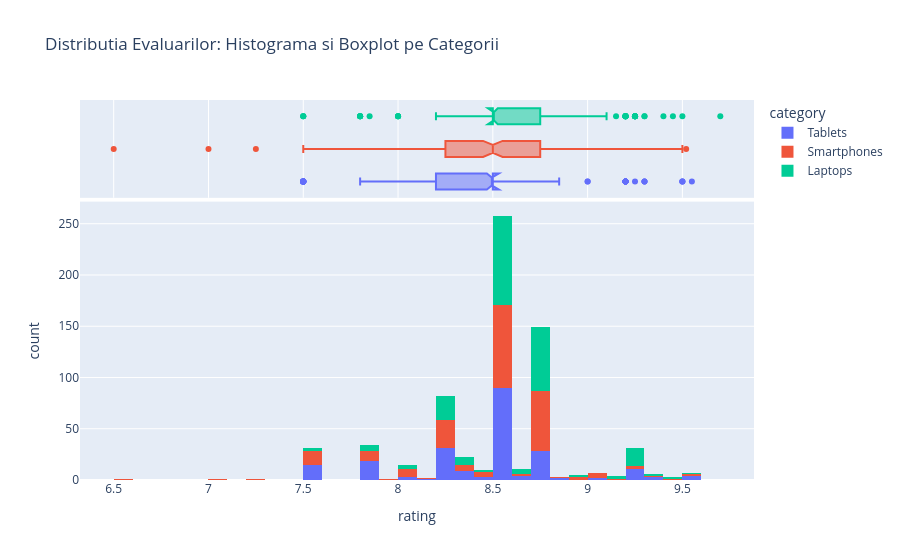

The notebook cell saved with this chart:
### Code cell
# Evaluarile Utilizatorilor (Histogram + Boxplot)
fig_dist = px.histogram(df_focus, x='rating', color='category', 
                   marginal='box',
                   title='Distributia Evaluarilor: Histograma si Boxplot pe Categorii',
                   hover_data=df_focus.columns)
fig_dist.show()

### Figure 1 — Plotly figure (JSON) as saved in the notebook; plotly's stock layout.template omitted (floating-point values rounded to 4 significant figures; data arrays with more than 128 entries replaced by an {"elided": "..."} marker saying what was removed)
{"data": [{"bingroup": "x", "hovertemplate": "category=Tablets<br>rating=%{x}<br>count=%{y}<extra></extra>", "legendgroup": "Tablets", "marker": {"color": "#636efa", "pattern": {"shape": ""}}, "name": "Tablets", "orientation": "v", "showlegend": true, "type": "histogram", "x": {"elided": "225 float values"}, "xaxis": "x", "yaxis": "y"}, {"customdata": {"elided": "225x10 mixed values"}, "hovertemplate": "category=%{customdata[1]}<br>rating=%{x}<br>product_name=%{customdata[0]}<br>price=%{customdata[2]}<br>quantity_in_stock=%{customdata[3]}<br>quantity_sold=%{customdata[4]}<br>brand=%{customdata[5]}<br>num_of_ratings=%{customdata[6]}<br>date_added=%{customdata[7]}<br>color=%{customdata[8]}<br>revenue=%{customdata[9]}<extra></extra>", "legendgroup": "Tablets", "marker": {"color": "#636efa"}, "name": "Tablets", "notched": true, "showlegend": false, "type": "box", "x": {"elided": "225 float values"}, "xaxis": "x2", "yaxis": "y2"}, {"bingroup": "x", "hovertemplate": "category=Smartphones<br>rating=%{x}<br>count=%{y}<extra></extra>", "legendgroup": "Smartphones", "marker": {"color": "#EF553B", "pattern": {"shape": ""}}, "name": "Smartphones", "orientation": "v", "showlegend": true, "type": "histogram", "x": {"elided": "233 float values"}, "xaxis": "x", "yaxis": "y"}, {"customdata": {"elided": "233x10 mixed values"}, "hovertemplate": "category=%{customdata[1]}<br>rating=%{x}<br>product_name=%{customdata[0]}<br>price=%{customdata[2]}<br>quantity_in_stock=%{customdata[3]}<br>quantity_sold=%{customdata[4]}<br>brand=%{customdata[5]}<br>num_of_ratings=%{customdata[6]}<br>date_added=%{customdata[7]}<br>color=%{customdata[8]}<br>revenue=%{customdata[9]}<extra></extra>", "legendgroup": "Smartphones", "marker": {"color": "#EF553B"}, "name": "Smartphones", "notched": true, "showlegend": false, "type": "box", "x": {"elided": "233 float values"}, "xaxis": "x2", "yaxis": "y2"}, {"bingroup": "x", "hovertemplate": "category=Laptops<br>rating=%{x}<br>count=%{y}<extra></extra>", "legendgroup": "Laptops", "marker": {"color": "#00cc96", "pattern": {"shape": ""}}, "name": "Laptops", "orientation": "v", "showlegend": true, "type": "histogram", "x": {"elided": "227 float values"}, "xaxis": "x", "yaxis": "y"}, {"customdata": {"elided": "227x10 mixed values"}, "hovertemplate": "category=%{customdata[1]}<br>rating=%{x}<br>product_name=%{customdata[0]}<br>price=%{customdata[2]}<br>quantity_in_stock=%{customdata[3]}<br>quantity_sold=%{customdata[4]}<br>brand=%{customdata[5]}<br>num_of_ratings=%{customdata[6]}<br>date_added=%{customdata[7]}<br>color=%{customdata[8]}<br>revenue=%{customdata[9]}<extra></extra>", "legendgroup": "Laptops", "marker": {"color": "#00cc96"}, "name": "Laptops", "notched": true, "showlegend": false, "type": "box", "x": {"elided": "227 float values"}, "xaxis": "x2", "yaxis": "y2"}], "layout": {"barmode": "relative", "legend": {"title": {"text": "category"}, "tracegroupgap": 0}, "title": {"text": "Distributia Evaluarilor: Histograma si Boxplot pe Categorii"}, "xaxis": {"anchor": "y", "domain": [0, 1], "title": {"text": "rating"}}, "xaxis2": {"anchor": "y2", "domain": [0, 1], "matches": "x", "showgrid": true, "showticklabels": false}, "yaxis": {"anchor": "x", "domain": [0, 0.7326], "title": {"text": "count"}}, "yaxis2": {"anchor": "x2", "domain": [0.7426, 1], "matches": "y2", "showgrid": false, "showline": false, "showticklabels": false, "ticks": ""}}}
